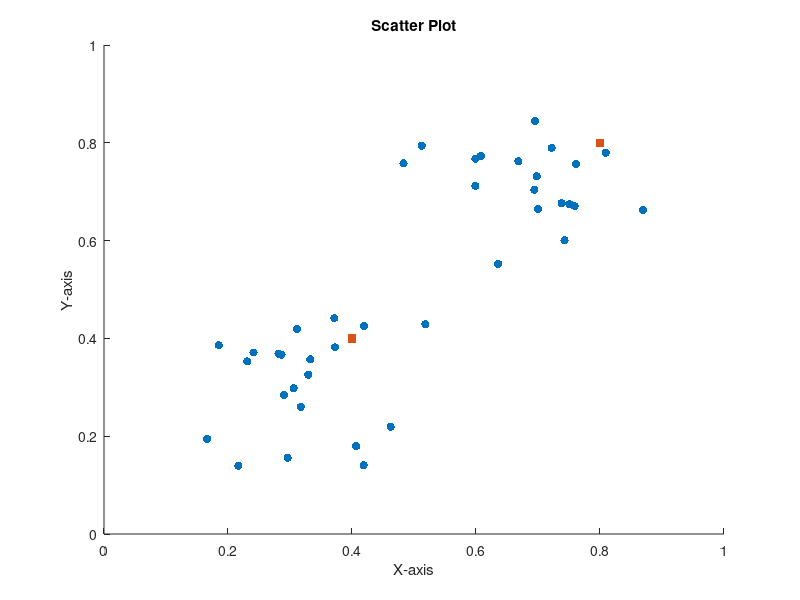

This figure's MATLAB source: (Note: this script raises an error after producing the figure.)
load('data.mat');
D = data;
C = [0.8 0.8; 0.4 0.4];
x = D(:,1);
y = D(:,2);
a = C(:,1);
b = C(:,2);
N = 0;
scatter(x, y,'yellow','filled','o');
hold on;
scatter(a, b,'red','filled','s');
% Add labels and title
xlabel('X-axis')
ylabel('Y-axis')
title('Scatter Plot')
options = foptions();
options(14) = 1;
while(true)
    N = N + 1;
    O = C;
    C = kmeans(C,D,options);
    if(C==O)
        break
    end
    a = C(:,1);
    b = C(:,2);
    scatter(a, b,'blue','filled','s');
end
fprintf('Converged in %d iterations.\n', N);
